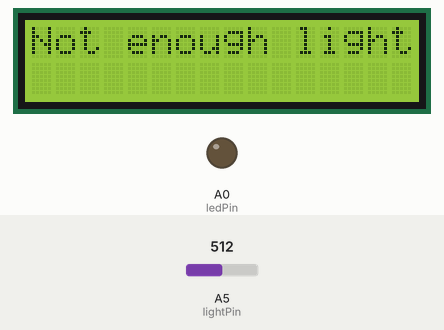
Recording of a sketch running on a simulated Arduino Uno, built with avr-gcc and run on an emulated ATmega328P. On the bench: 16×2 character LCD, output pins drawn as LEDs (lit = HIGH). The test bench sets the inputs (shaded band); at power-on: A5 (lightPin) = 512. What the sketch prints to the serial monitor is not drawn.

Above: at 1.2 s.
1.3 s: A5 (lightPin) set to 86
4.3 s: A5 (lightPin) set to 73
At 5.4 s:
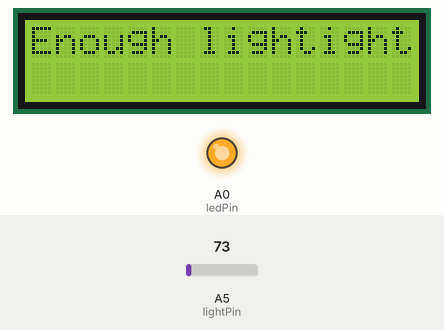
5.8 s: A5 (lightPin) set to 90
At 6.4 s:
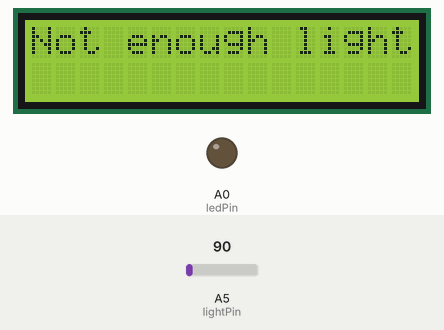
7.3 s: A5 (lightPin) set to 70
At 8.7 s:
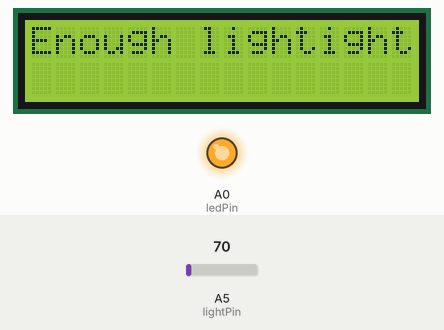
Timing chart, 0 to 9.8 s (numbered marks = the images above; inputs shaded):
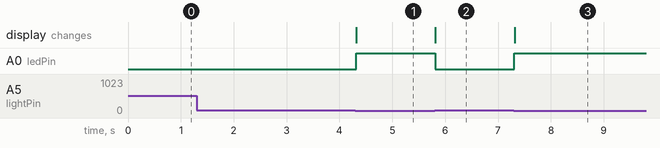

Measured:
- the behaviour switches between 81 and 80 on A5 (lightPin) (found by bisection; images 0 and 1)
- after the input at 1.3 s, every drawn part: stays the same
- after the input at 4.3 s, A0 (ledPin): LOW → HIGH at once; the display: changes at once (image 1)
- after the input at 5.8 s, A0 (ledPin): HIGH → LOW at once; the display: changes at once (image 2)
- after the input at 7.3 s, A0 (ledPin): LOW → HIGH at once; the display: changes at once (image 3)

The sketch:

Embedded_Software_Assignment.ino
```cpp
#include <LiquidCrystal.h>
LiquidCrystal lcd(12, 11, 5, 4, 3, 2);
const int lightPin = A5;
const int ledPin = A0;

int lightSensorValue = 0;

void setup()
{
 lcd.begin (16,2);
 Serial.begin(9600);
 pinMode (ledPin, OUTPUT);
 pinMode (lightPin, INPUT);
}

void loop()
{
 lightSensorValue = analogRead (lightPin);
 Serial.print("light:");
 Serial.println( lightSensorValue);
  if(lightSensorValue >80)
   {
     digitalWrite (ledPin, LOW) ;
     lcd.setCursor(0,0);
     lcd.print("Not enough light");
  }
  else
    {
     digitalWrite (ledPin, HIGH);
     lcd.setCursor(0,0);
     lcd.print("Enough light");
    }

 }
```
